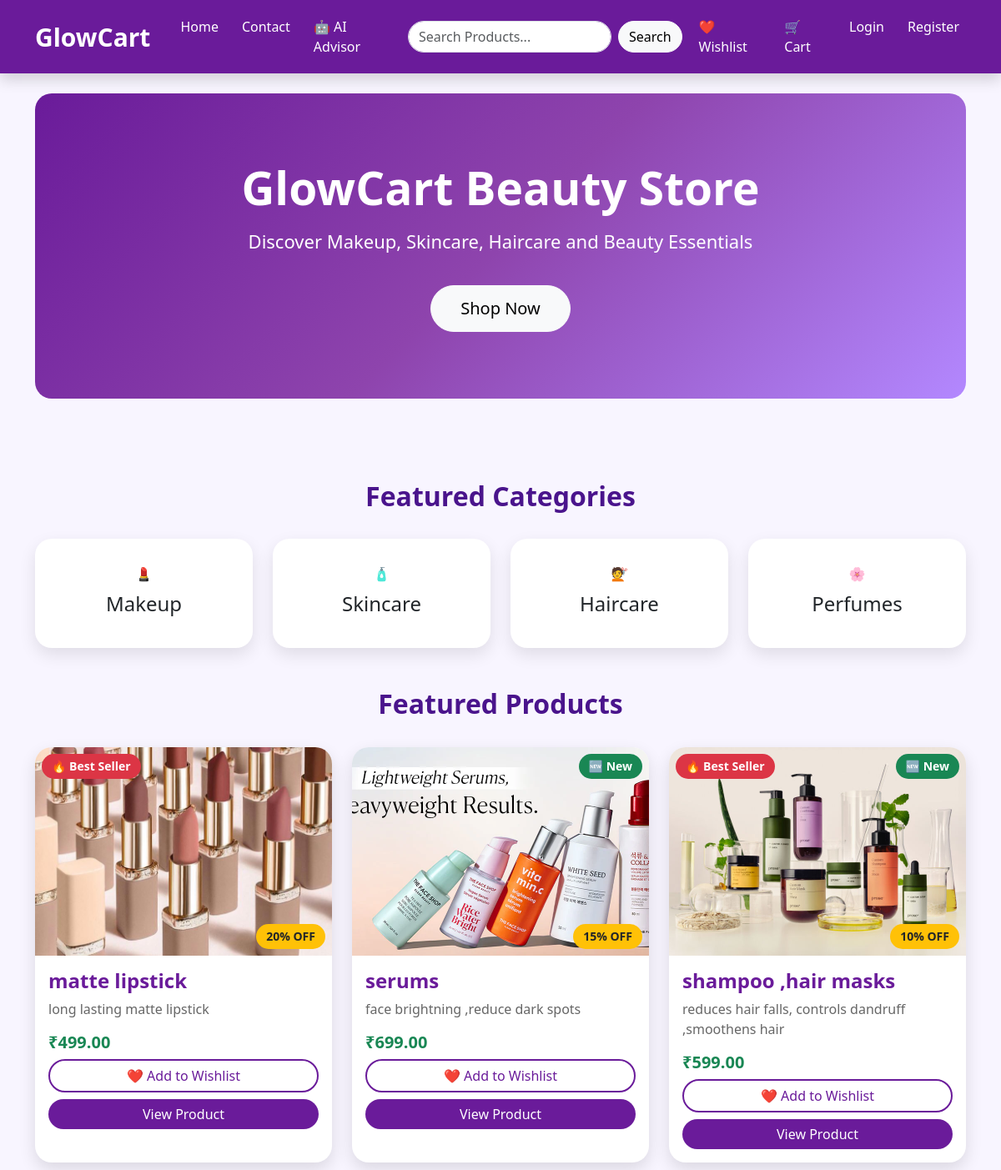
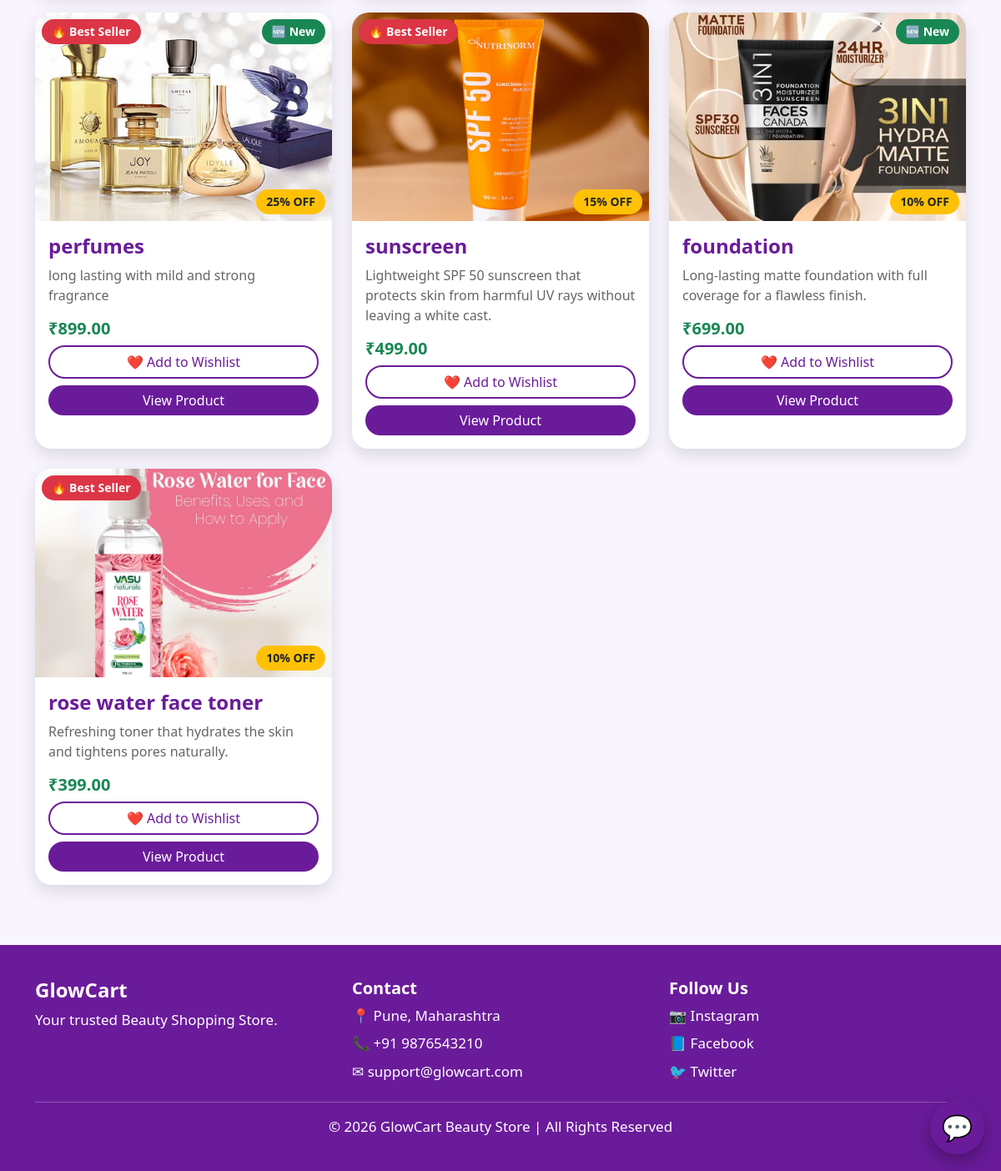
The page / on the database its author committed (2 pictures, top to bottom).
### shop/models.py (models this page shows, shortened)
class Product(models.Model):
    category = models.ForeignKey(Category, on_delete=models.CASCADE)
    name = models.CharField(max_length=200)
    description = models.TextField()
    price = models.DecimalField(max_digits=10, decimal_places=2)
    skin_type = models.CharField(max_length=50)
    skin_concern = models.CharField(max_length=50)
    category_type = models.CharField(max_length=50)
    rating = models.FloatField(default=4.5)
    best_seller = models.BooleanField(default=False)
    new_arrival = models.BooleanField(default=False)
    discount = models.PositiveIntegerField(default=0)
    stock = models.PositiveIntegerField()
    image = models.ImageField(upload_to='products/')
    created_at = models.DateTimeField(auto_now_add=True)

### shop/views.py (the view)
# urls.py: path('', views.home, name='home'),
def home(request):
    query = request.GET.get("q")
    category = request.GET.get("category")
    products = Product.objects.all()
    if query:
        products = products.filter(
            Q(name__icontains=query) |
            Q(description__icontains=query)
        )
    if category:
        products = products.filter(category__name__iexact=category)
    return render(request, "home.html", {
        "products": products
    })

### templates/home.html
{% extends 'base.html' %}
{% block content %}
<div class="hero">
    <h1>GlowCart Beauty Store</h1>
    <p>
        Discover Makeup, Skincare, Haircare and Beauty Essentials
    </p>
    <a href="#products" class="btn btn-light btn-lg">
    Shop Now
</a>
</div>
<br><br>
<h2 class="text-center">
    Featured Categories
</h2>
<br>
<div class="row">
    <div class="col-md-3">
        <a href="/?category=makeup" class="text-decoration-none text-dark">
            <div class="category-card">
                💄
                <h4>Makeup</h4>
            </div>
        </a>
    </div>
    <div class="col-md-3">
        <a href="/?category=skincare" class="text-decoration-none text-dark">
            <div class="category-card">
                🧴
                <h4>Skincare</h4>
            </div>
        </a>
    </div>
    <div class="col-md-3">
        <a href="/?category=haircare" class="text-decoration-none text-dark">
            <div class="category-card">
                💇
                <h4>Haircare</h4>
            </div>
        </a>
    </div>
    <div class="col-md-3">
        <a href="/?category=perfumes" class="text-decoration-none text-dark">
            <div class="category-card">
                🌸
                <h4>Perfumes</h4>
            </div>
        </a>
    </div>
</div>
<br><br>
<h2 class="text-center" id="products">
    Featured Products
</h2>
<br>
<div class="row">
    {% for product in products %}
    <div class="col-md-4 mb-4">
        <div class="card product-card h-100">
            <div class="position-relative">
    {% if product.image %}
    <img src="{{ product.image.url }}"
         class="card-img-top"
         style="height:250px; object-fit:cover;">
    {% endif %}
    {% if product.best_seller %}
    <span class="badge bg-danger position-absolute top-0 start-0 m-2">
        🔥 Best Seller
    </span>
    {% endif %}
    {% if product.new_arrival %}
    <span class="badge bg-success position-absolute top-0 end-0 m-2">
        🆕 New
    </span>
    {% endif %}
    {% if product.discount > 0 %}
    <span class="badge bg-warning text-dark position-absolute bottom-0 end-0 m-2">
        {{ product.discount }}% OFF
    </span>
    {% endif %}
</div>
            <div class="card-body">
                <h4>{{ product.name }}</h4>
                <p>{{ product.description }}</p>
                <h5 class="text-success">
                    ₹{{ product.price }}
                </h5>
                <a href="{% url 'add_to_wishlist' product.id %}"
                   class="btn btn-outline-danger w-100 mb-2">
                    ❤️ Add to Wishlist
                </a>
                <a href="{% url 'product_detail' product.id %}"
                   class="btn btn-primary w-100">
                    View Product
                </a>
            </div>
        </div>
    </div>
    {% empty %}
    <div class="col-12">
        <div class="alert alert-warning text-center">
            No products found.
        </div>
    </div>
    {% endfor %}
</div>
{% endblock %}

### templates/base.html (shortened to what this page needs)
{% load static %}
<!DOCTYPE html>
<html lang="en">
<head>
    <link href="https://cdn.jsdelivr.net/npm/bootstrap@5.3.7/dist/css/bootstrap.min.css" rel="stylesheet">
    <link rel="stylesheet" href="{% static 'css/style.css' %}">
</head>
<body>
<nav class="navbar navbar-expand-lg shadow"
     style="background:#6a1b9a !important;">
    <div class="container">
        <a class="navbar-brand fw-bold" href="{% url 'home' %}">
            GlowCart
        </a>
        <ul class="navbar-nav me-3">
            <li class="nav-item">
                <a class="nav-link" href="{% url 'home' %}">
                    Home
                </a>
            </li>
            <li class="nav-item">
                <a class="nav-link" href="{% url 'contact' %}">
                    Contact
                </a>
            </li>
            <li class="nav-item">
    <a class="nav-link" href="{% url 'ai_page' %}">
        🤖 AI Advisor
    </a>
</li>
        </ul>
        <form class="d-flex mx-auto" method="GET" action="{% url 'home' %}">
            <input
                class="form-control me-2"
                type="search"
                placeholder="Search Products..."
                name="q">
            <button class="btn btn-light">
                Search
            </button>
        </form>
        <ul class="navbar-nav ms-auto">
            <li class="nav-item">
                <a class="nav-link" href="{% url 'wishlist' %}">
                    ❤️ Wishlist
                </a>
            </li>
            <li class="nav-item">
                <a class="nav-link" href="{% url 'cart' %}">
                    🛒 Cart
                </a>
            </li>
            {% if user.is_authenticated %}
            <li class="nav-item">
                <a class="nav-link" href="{% url 'profile' %}">
                    👤 {{ user.username }}
                </a>
            </li>
            <li class="nav-item">
                <a class="nav-link" href="{% url 'logout' %}">
                    Logout
                </a>
            </li>
            {% else %}
            <li class="nav-item">
                <a class="nav-link" href="{% url 'login' %}">
                    Login
                </a>
            </li>
            <li class="nav-item">
                <a class="nav-link" href="{% url 'register' %}">
                    Register
                </a>
            </li>
            {% endif %}
        </ul>
    </div>
</nav>
<div class="container mt-4">
    {% block content %}
    {% endblock %}
</div>
<footer class="mt-5">
    <div class="container">
        <div class="row">
            <div class="col-md-4">
                <h4>GlowCart</h4>
                <p>
                    Your trusted Beauty Shopping Store.
                </p>
            </div>
            <div class="col-md-4">
                <h5>Contact</h5>
                <p>📍 Pune, Maharashtra</p>
                <p>📞 +91 9876543210</p>
                <p>✉ support@glowcart.com</p>
            </div>
            <div class="col-md-4">
                <h5>Follow Us</h5>
                <p>📷 Instagram</p>
                <p>📘 Facebook</p>
                <p>🐦 Twitter</p>
            </div>
        </div>
        <hr>
        <p class="text-center mb-0">
            © 2026 GlowCart Beauty Store | All Rights Reserved
        </p>
    </div>
</footer>
<div id="chat-icon">
    💬
</div>
</body>
</html>

### static/css/style.css (style rules this page uses)
body { background:#f8f5ff; font-family:'Segoe UI',sans-serif; }
.navbar { background:#6a1b9a !important; padding:12px 0; }
.navbar-brand { color:white !important; font-size:30px; font-weight:bold; }
.nav-link { color:white !important; margin-left:12px; font-weight:500; }
.navbar .form-control { border-radius:25px; }
.navbar .btn { border-radius:25px; }
.hero { background:linear-gradient(135deg,#6a1b9a,#8e44ad,#b388ff); color:white; text-align:center; padding:80px 20px; border-radius:20px; margin-bottom:50px; }
.hero h1 { font-size:55px; font-weight:bold; }
.hero p { font-size:22px; margin-top:15px; }
.hero .btn { margin-top:20px; border-radius:30px; padding:12px 35px; font-size:20px; }
h2 { font-weight:bold; color:#4a148c; }
.category-card { background:white; text-align:center; padding:30px; border-radius:20px; box-shadow:0 8px 20px rgba(0,0,0,.1); transition:.3s; }
.category-card h4 { margin-top:10px; }
.product-card { border:none; border-radius:20px; overflow:hidden; box-shadow:0 8px 20px rgba(0,0,0,.12); transition:.3s; }
.product-card img { height:260px; object-fit:cover; }
.card-body h4 { color:#6a1b9a; font-weight:bold; }
.card-body p { color:#666; }
.card-body h5 { font-weight:bold; }
.btn-primary { background:#6a1b9a; border:none; border-radius:30px; }
.btn-outline-danger { border:2px solid #6a1b9a; color:#6a1b9a; border-radius:30px; }
footer { background:#6a1b9a !important; color:white; font-size:17px; padding:20px; margin-top:50px; }
footer { background:#6a1b9a; color:white; padding:40px 0; }
footer h4, footer h5 { font-weight:bold; }
footer p { margin-bottom:8px; }
footer hr { border-color:white; }
.badge { font-size:14px; padding:8px 12px; border-radius:20px; font-weight:bold; }
#chat-icon { position:fixed; bottom:20px; right:20px; width:65px; height:65px; background:#6a1b9a; color:white; border-radius:50%; display:flex; align-items:center; justify-content:center; font-size:30px; cursor:pointer; box-shadow:0 8px 20px rgba(0,0,0,.3); z-index:9999; }

### rows shown on the page
Product: image (picture), best_seller "🔥 Best Seller", discount "20", name "matte lipstick", description "long lasting matte lipstick", price "499.00"
Product: image (picture), new_arrival "🆕 New", discount "15", name "serums", description "face brightning ,reduce dark spots", price "699.00"
Product: image (picture), best_seller "🔥 Best Seller", new_arrival "🆕 New", discount "10", name "shampoo ,hair masks", description "reduces hair falls, controls dandruff ,smoothens hair", price "599.00"
Product: image (picture), best_seller "🔥 Best Seller", new_arrival "🆕 New", discount "25", name "perfumes", description "long lasting with mild and strong fragrance", price "899.00"
Product: image (picture), best_seller "🔥 Best Seller", discount "15", name "sunscreen", description "Lightweight SPF 50 sunscreen that protects skin from harmful UV rays without leaving a white cast.", price "499.00"
Product: image (picture), new_arrival "🆕 New", discount "10", name "foundation", description "Long-lasting matte foundation with full coverage for a flawless finish.", price "699.00"
Product: image (picture), best_seller "🔥 Best Seller", discount "10", name "rose water face toner", description "Refreshing toner that hydrates the skin and tightens pores naturally.", price "399.00"
